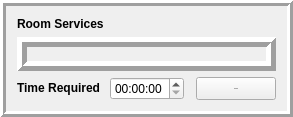
           <widget class="QFrame" name="frame_4">
            <property name="sizePolicy">
             <sizepolicy hsizetype="Maximum" vsizetype="Preferred">
              <horstretch>0</horstretch>
              <verstretch>0</verstretch>
             </sizepolicy>
            </property>
            <property name="frameShape">
             <enum>QFrame::Box</enum>
            </property>
            <property name="frameShadow">
             <enum>QFrame::Raised</enum>
            </property>
            <property name="lineWidth">
             <number>3</number>
            </property>
            <layout class="QGridLayout" name="gridLayout_10">
             <item row="2" column="0">
              <widget class="QLabel" name="label_49">
               <property name="sizePolicy">
                <sizepolicy hsizetype="Maximum" vsizetype="Maximum">
                 <horstretch>0</horstretch>
                 <verstretch>0</verstretch>
                </sizepolicy>
               </property>
               <property name="font">
                <font>
                 <weight>75</weight>
                 <bold>true</bold>
                </font>
               </property>
               <property name="text">
                <string>Time Required</string>
               </property>
              </widget>
             </item>
             <item row="0" column="0">
              <widget class="QLabel" name="label_44">
               <property name="sizePolicy">
                <sizepolicy hsizetype="Maximum" vsizetype="Maximum">
                 <horstretch>0</horstretch>
                 <verstretch>0</verstretch>
                </sizepolicy>
               </property>
               <property name="font">
                <font>
                 <weight>75</weight>
                 <bold>true</bold>
                </font>
               </property>
               <property name="text">
                <string>Room Services</string>
               </property>
              </widget>
             </item>
             <item row="1" column="0" colspan="4">
              <widget class="QLabel" name="label_27">
               <property name="frameShape">
                <enum>QFrame::Box</enum>
               </property>
               <property name="frameShadow">
                <enum>QFrame::Raised</enum>
               </property>
               <property name="lineWidth">
                <number>5</number>
               </property>
               <property name="text">
                <string/>
               </property>
               <property name="pixmap">
                <pixmap resource="check_in.qrc">:/newPrefix/check in_qrc/SERV.png</pixmap>
               </property>
               <property name="scaledContents">
                <bool>true</bool>
               </property>
              </widget>
             </item>
             <item row="2" column="1">
              <widget class="QTimeEdit" name="timeEdit_4">
               <property name="font">
                <font>
                 <pointsize>9</pointsize>
                </font>
               </property>
              </widget>
             </item>
             <item row="2" column="3">
              <widget class="QPushButton" name="pushButton_3">
               <property name="sizePolicy">
                <sizepolicy hsizetype="Preferred" vsizetype="Preferred">
                 <horstretch>0</horstretch>
                 <verstretch>0</verstretch>
                </sizepolicy>
               </property>
               <property name="minimumSize">
                <size>
                 <width>52</width>
                 <height>0</height>
                </size>
               </property>
               <property name="font">
                <font>
                 <pointsize>-1</pointsize>
                </font>
               </property>
               <property name="text">
                <string>Ask Now</string>
               </property>
              </widget>
             </item>
            </layout>
           </widget>
